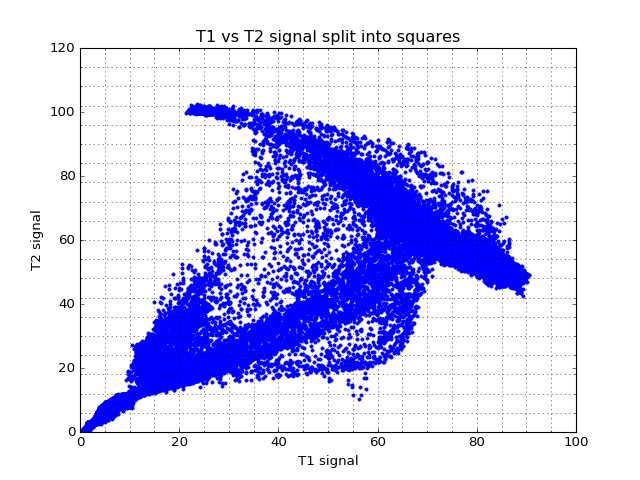

The script that drew this image:
from matplotlib.ticker import MaxNLocator
ax = plt.subplot(111)
ax.plot(t1_slice.ravel(), t2_slice.ravel(), '.')
# [...]
ax.set_xlabel('T1 signal')
# <...>
ax.set_ylabel('T2 signal')
# <...>
ax.set_title('T1 vs T2 signal split into squares')
# <...>
ax.xaxis.set_minor_locator(MaxNLocator(nbins=20))
ax.yaxis.set_minor_locator(MaxNLocator(nbins=20))
ax.xaxis.grid(True, 'minor')
ax.yaxis.grid(True, 'minor')
